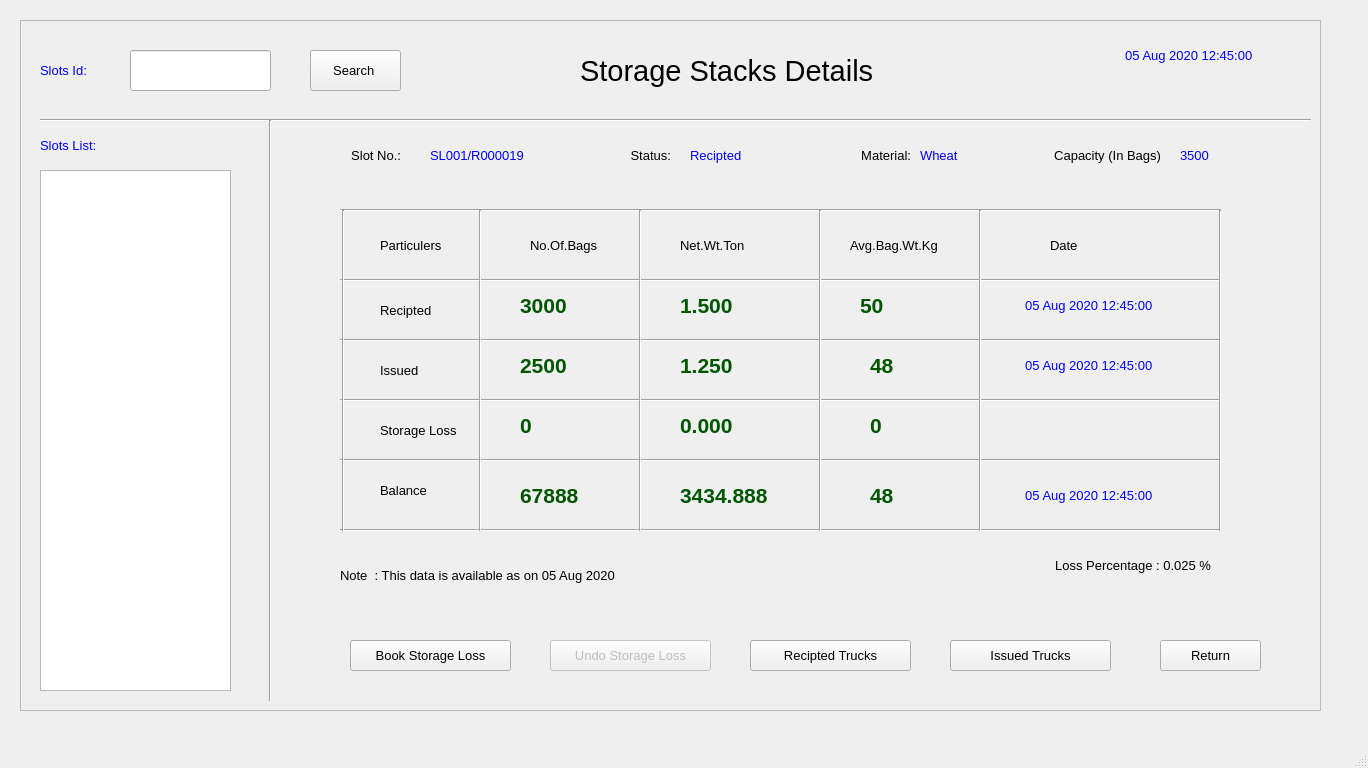
<?xml version="1.0" encoding="UTF-8"?>
<ui version="4.0">
 <class>MainWindow</class>
 <widget class="QMainWindow" name="MainWindow">
  <property name="geometry">
   <rect>
    <x>0</x>
    <y>0</y>
    <width>1368</width>
    <height>768</height>
   </rect>
  </property>
  <property name="baseSize">
   <size>
    <width>0</width>
    <height>0</height>
   </size>
  </property>
  <property name="windowTitle">
   <string>MainWindow</string>
  </property>
  <widget class="QWidget" name="centralwidget">
   <widget class="QFrame" name="frame">
    <property name="geometry">
     <rect>
      <x>20</x>
      <y>20</y>
      <width>1301</width>
      <height>691</height>
     </rect>
    </property>
    <property name="frameShape">
     <enum>QFrame::StyledPanel</enum>
    </property>
    <property name="frameShadow">
     <enum>QFrame::Raised</enum>
    </property>
    <widget class="QLabel" name="label_20">
     <property name="geometry">
      <rect>
       <x>1090</x>
       <y>20</y>
       <width>161</width>
       <height>31</height>
      </rect>
     </property>
     <property name="font">
      <font>
       <family>MS Shell Dlg 2</family>
       <pointsize>10</pointsize>
       <weight>50</weight>
       <bold>false</bold>
       <underline>false</underline>
      </font>
     </property>
     <property name="styleSheet">
      <string notr="true">color: rgb(0, 0, 255);</string>
     </property>
     <property name="text">
      <string>05 Aug 2020 12:45:00 </string>
     </property>
     <property name="alignment">
      <set>Qt::AlignCenter</set>
     </property>
    </widget>
    <widget class="QPushButton" name="pushButton_7">
     <property name="geometry">
      <rect>
       <x>330</x>
       <y>620</y>
       <width>161</width>
       <height>31</height>
      </rect>
     </property>
     <property name="font">
      <font>
       <pointsize>10</pointsize>
      </font>
     </property>
     <property name="text">
      <string>Book Storage Loss</string>
     </property>
    </widget>
    <widget class="QPushButton" name="pushButton_8">
     <property name="geometry">
      <rect>
       <x>1140</x>
       <y>620</y>
       <width>101</width>
       <height>31</height>
      </rect>
     </property>
     <property name="font">
      <font>
       <pointsize>10</pointsize>
      </font>
     </property>
     <property name="text">
      <string>Return</string>
     </property>
    </widget>
    <widget class="QPushButton" name="pushButton_9">
     <property name="geometry">
      <rect>
       <x>290</x>
       <y>30</y>
       <width>91</width>
       <height>41</height>
      </rect>
     </property>
     <property name="font">
      <font>
       <pointsize>10</pointsize>
      </font>
     </property>
     <property name="text">
      <string>Search </string>
     </property>
    </widget>
    <widget class="Line" name="line">
     <property name="geometry">
      <rect>
       <x>20</x>
       <y>90</y>
       <width>1271</width>
       <height>20</height>
      </rect>
     </property>
     <property name="orientation">
      <enum>Qt::Horizontal</enum>
     </property>
    </widget>
    <widget class="QListWidget" name="listWidget">
     <property name="geometry">
      <rect>
       <x>20</x>
       <y>150</y>
       <width>191</width>
       <height>521</height>
      </rect>
     </property>
    </widget>
    <widget class="Line" name="line_2">
     <property name="geometry">
      <rect>
       <x>240</x>
       <y>100</y>
       <width>20</width>
       <height>581</height>
      </rect>
     </property>
     <property name="orientation">
      <enum>Qt::Vertical</enum>
     </property>
    </widget>
    <widget class="QLabel" name="label_21">
     <property name="geometry">
      <rect>
       <x>20</x>
       <y>110</y>
       <width>101</width>
       <height>31</height>
      </rect>
     </property>
     <property name="font">
      <font>
       <family>MS Shell Dlg 2</family>
       <pointsize>10</pointsize>
       <weight>50</weight>
       <bold>false</bold>
       <underline>false</underline>
      </font>
     </property>
     <property name="styleSheet">
      <string notr="true">color: rgb(0, 0, 255);</string>
     </property>
     <property name="text">
      <string>Slots List:</string>
     </property>
     <property name="alignment">
      <set>Qt::AlignLeading|Qt::AlignLeft|Qt::AlignVCenter</set>
     </property>
    </widget>
    <widget class="QLabel" name="label_22">
     <property name="geometry">
      <rect>
       <x>20</x>
       <y>30</y>
       <width>71</width>
       <height>41</height>
      </rect>
     </property>
     <property name="font">
      <font>
       <family>MS Shell Dlg 2</family>
       <pointsize>10</pointsize>
       <weight>50</weight>
       <bold>false</bold>
       <underline>false</underline>
      </font>
     </property>
     <property name="styleSheet">
      <string notr="true">color: rgb(0, 0, 255);</string>
     </property>
     <property name="text">
      <string>Slots Id:</string>
     </property>
     <property name="alignment">
      <set>Qt::AlignLeading|Qt::AlignLeft|Qt::AlignVCenter</set>
     </property>
    </widget>
    <widget class="QLineEdit" name="lineEdit">
     <property name="geometry">
      <rect>
       <x>110</x>
       <y>30</y>
       <width>141</width>
       <height>41</height>
      </rect>
     </property>
    </widget>
    <widget class="QLabel" name="label">
     <property name="geometry">
      <rect>
       <x>560</x>
       <y>30</y>
       <width>391</width>
       <height>41</height>
      </rect>
     </property>
     <property name="font">
      <font>
       <pointsize>22</pointsize>
      </font>
     </property>
     <property name="text">
      <string>Storage Stacks Details</string>
     </property>
    </widget>
    <widget class="Line" name="line_4">
     <property name="geometry">
      <rect>
       <x>320</x>
       <y>180</y>
       <width>881</width>
       <height>20</height>
      </rect>
     </property>
     <property name="orientation">
      <enum>Qt::Horizontal</enum>
     </property>
    </widget>
    <widget class="QLabel" name="label_6">
     <property name="geometry">
      <rect>
       <x>500</x>
       <y>460</y>
       <width>91</width>
       <height>31</height>
      </rect>
     </property>
     <property name="font">
      <font>
       <pointsize>16</pointsize>
       <weight>75</weight>
       <bold>true</bold>
      </font>
     </property>
     <property name="styleSheet">
      <string notr="true">color: rgb(0, 85, 0);</string>
     </property>
     <property name="text">
      <string>67888</string>
     </property>
    </widget>
    <widget class="QLabel" name="label_7">
     <property name="geometry">
      <rect>
       <x>660</x>
       <y>450</y>
       <width>101</width>
       <height>51</height>
      </rect>
     </property>
     <property name="font">
      <font>
       <pointsize>16</pointsize>
       <weight>75</weight>
       <bold>true</bold>
      </font>
     </property>
     <property name="styleSheet">
      <string notr="true">color: rgb(0, 85, 0);</string>
     </property>
     <property name="text">
      <string>3434.888</string>
     </property>
    </widget>
    <widget class="QLabel" name="label_33">
     <property name="geometry">
      <rect>
       <x>410</x>
       <y>120</y>
       <width>121</width>
       <height>31</height>
      </rect>
     </property>
     <property name="font">
      <font>
       <family>MS Shell Dlg 2</family>
       <pointsize>10</pointsize>
       <weight>50</weight>
       <bold>false</bold>
       <underline>false</underline>
      </font>
     </property>
     <property name="styleSheet">
      <string notr="true">color: rgb(0, 0, 255);</string>
     </property>
     <property name="text">
      <string>SL001/R000019</string>
     </property>
     <property name="alignment">
      <set>Qt::AlignLeading|Qt::AlignLeft|Qt::AlignVCenter</set>
     </property>
    </widget>
    <widget class="QLabel" name="label_11">
     <property name="geometry">
      <rect>
       <x>300</x>
       <y>120</y>
       <width>81</width>
       <height>31</height>
      </rect>
     </property>
     <property name="font">
      <font>
       <pointsize>10</pointsize>
       <weight>50</weight>
       <bold>false</bold>
      </font>
     </property>
     <property name="styleSheet">
      <string notr="true"/>
     </property>
     <property name="text">
      <string>Slot No.:</string>
     </property>
     <property name="alignment">
      <set>Qt::AlignRight|Qt::AlignTrailing|Qt::AlignVCenter</set>
     </property>
    </widget>
    <widget class="QLabel" name="label_12">
     <property name="geometry">
      <rect>
       <x>570</x>
       <y>120</y>
       <width>81</width>
       <height>31</height>
      </rect>
     </property>
     <property name="font">
      <font>
       <pointsize>10</pointsize>
       <weight>50</weight>
       <bold>false</bold>
      </font>
     </property>
     <property name="styleSheet">
      <string notr="true"/>
     </property>
     <property name="text">
      <string>Status:</string>
     </property>
     <property name="alignment">
      <set>Qt::AlignRight|Qt::AlignTrailing|Qt::AlignVCenter</set>
     </property>
    </widget>
    <widget class="QLabel" name="label_13">
     <property name="geometry">
      <rect>
       <x>810</x>
       <y>120</y>
       <width>81</width>
       <height>31</height>
      </rect>
     </property>
     <property name="font">
      <font>
       <pointsize>10</pointsize>
       <weight>50</weight>
       <bold>false</bold>
      </font>
     </property>
     <property name="styleSheet">
      <string notr="true"/>
     </property>
     <property name="text">
      <string>Material:</string>
     </property>
     <property name="alignment">
      <set>Qt::AlignRight|Qt::AlignTrailing|Qt::AlignVCenter</set>
     </property>
    </widget>
    <widget class="QLabel" name="label_15">
     <property name="geometry">
      <rect>
       <x>1030</x>
       <y>120</y>
       <width>111</width>
       <height>31</height>
      </rect>
     </property>
     <property name="font">
      <font>
       <pointsize>10</pointsize>
       <weight>50</weight>
       <bold>false</bold>
      </font>
     </property>
     <property name="styleSheet">
      <string notr="true"/>
     </property>
     <property name="text">
      <string>Capacity (In Bags)</string>
     </property>
     <property name="alignment">
      <set>Qt::AlignRight|Qt::AlignTrailing|Qt::AlignVCenter</set>
     </property>
    </widget>
    <widget class="QLabel" name="label_35">
     <property name="geometry">
      <rect>
       <x>670</x>
       <y>120</y>
       <width>91</width>
       <height>31</height>
      </rect>
     </property>
     <property name="font">
      <font>
       <family>MS Shell Dlg 2</family>
       <pointsize>10</pointsize>
       <weight>50</weight>
       <bold>false</bold>
       <underline>false</underline>
      </font>
     </property>
     <property name="styleSheet">
      <string notr="true">color: rgb(0, 0, 255);</string>
     </property>
     <property name="text">
      <string>Recipted</string>
     </property>
     <property name="alignment">
      <set>Qt::AlignLeading|Qt::AlignLeft|Qt::AlignVCenter</set>
     </property>
    </widget>
    <widget class="QLabel" name="label_36">
     <property name="geometry">
      <rect>
       <x>900</x>
       <y>120</y>
       <width>91</width>
       <height>31</height>
      </rect>
     </property>
     <property name="font">
      <font>
       <family>MS Shell Dlg 2</family>
       <pointsize>10</pointsize>
       <weight>50</weight>
       <bold>false</bold>
       <underline>false</underline>
      </font>
     </property>
     <property name="styleSheet">
      <string notr="true">color: rgb(0, 0, 255);</string>
     </property>
     <property name="text">
      <string>Wheat</string>
     </property>
     <property name="alignment">
      <set>Qt::AlignLeading|Qt::AlignLeft|Qt::AlignVCenter</set>
     </property>
    </widget>
    <widget class="QLabel" name="label_37">
     <property name="geometry">
      <rect>
       <x>1160</x>
       <y>120</y>
       <width>91</width>
       <height>31</height>
      </rect>
     </property>
     <property name="font">
      <font>
       <family>MS Shell Dlg 2</family>
       <pointsize>10</pointsize>
       <weight>50</weight>
       <bold>false</bold>
       <underline>false</underline>
      </font>
     </property>
     <property name="styleSheet">
      <string notr="true">color: rgb(0, 0, 255);</string>
     </property>
     <property name="text">
      <string>3500</string>
     </property>
     <property name="alignment">
      <set>Qt::AlignLeading|Qt::AlignLeft|Qt::AlignVCenter</set>
     </property>
    </widget>
    <widget class="Line" name="line_5">
     <property name="geometry">
      <rect>
       <x>320</x>
       <y>250</y>
       <width>881</width>
       <height>20</height>
      </rect>
     </property>
     <property name="orientation">
      <enum>Qt::Horizontal</enum>
     </property>
    </widget>
    <widget class="Line" name="line_6">
     <property name="geometry">
      <rect>
       <x>320</x>
       <y>310</y>
       <width>881</width>
       <height>20</height>
      </rect>
     </property>
     <property name="orientation">
      <enum>Qt::Horizontal</enum>
     </property>
    </widget>
    <widget class="Line" name="line_7">
     <property name="geometry">
      <rect>
       <x>320</x>
       <y>370</y>
       <width>881</width>
       <height>20</height>
      </rect>
     </property>
     <property name="orientation">
      <enum>Qt::Horizontal</enum>
     </property>
    </widget>
    <widget class="QLabel" name="label_16">
     <property name="geometry">
      <rect>
       <x>360</x>
       <y>210</y>
       <width>81</width>
       <height>31</height>
      </rect>
     </property>
     <property name="font">
      <font>
       <pointsize>10</pointsize>
       <weight>50</weight>
       <bold>false</bold>
      </font>
     </property>
     <property name="styleSheet">
      <string notr="true"/>
     </property>
     <property name="text">
      <string>Particulers</string>
     </property>
     <property name="alignment">
      <set>Qt::AlignLeading|Qt::AlignLeft|Qt::AlignVCenter</set>
     </property>
    </widget>
    <widget class="QLabel" name="label_17">
     <property name="geometry">
      <rect>
       <x>510</x>
       <y>210</y>
       <width>81</width>
       <height>31</height>
      </rect>
     </property>
     <property name="font">
      <font>
       <pointsize>10</pointsize>
       <weight>50</weight>
       <bold>false</bold>
      </font>
     </property>
     <property name="styleSheet">
      <string notr="true"/>
     </property>
     <property name="text">
      <string>No.Of.Bags</string>
     </property>
     <property name="alignment">
      <set>Qt::AlignLeading|Qt::AlignLeft|Qt::AlignVCenter</set>
     </property>
    </widget>
    <widget class="QLabel" name="label_18">
     <property name="geometry">
      <rect>
       <x>660</x>
       <y>210</y>
       <width>81</width>
       <height>31</height>
      </rect>
     </property>
     <property name="font">
      <font>
       <pointsize>10</pointsize>
       <weight>50</weight>
       <bold>false</bold>
      </font>
     </property>
     <property name="styleSheet">
      <string notr="true"/>
     </property>
     <property name="text">
      <string>Net.Wt.Ton</string>
     </property>
     <property name="alignment">
      <set>Qt::AlignLeading|Qt::AlignLeft|Qt::AlignVCenter</set>
     </property>
    </widget>
    <widget class="QLabel" name="label_19">
     <property name="geometry">
      <rect>
       <x>830</x>
       <y>210</y>
       <width>101</width>
       <height>31</height>
      </rect>
     </property>
     <property name="font">
      <font>
       <pointsize>10</pointsize>
       <weight>50</weight>
       <bold>false</bold>
      </font>
     </property>
     <property name="styleSheet">
      <string notr="true"/>
     </property>
     <property name="text">
      <string>Avg.Bag.Wt.Kg</string>
     </property>
     <property name="alignment">
      <set>Qt::AlignLeading|Qt::AlignLeft|Qt::AlignVCenter</set>
     </property>
    </widget>
    <widget class="QLabel" name="label_23">
     <property name="geometry">
      <rect>
       <x>1030</x>
       <y>210</y>
       <width>81</width>
       <height>31</height>
      </rect>
     </property>
     <property name="font">
      <font>
       <pointsize>10</pointsize>
       <weight>50</weight>
       <bold>false</bold>
      </font>
     </property>
     <property name="styleSheet">
      <string notr="true"/>
     </property>
     <property name="text">
      <string>Date</string>
     </property>
     <property name="alignment">
      <set>Qt::AlignLeading|Qt::AlignLeft|Qt::AlignVCenter</set>
     </property>
    </widget>
    <widget class="Line" name="line_8">
     <property name="geometry">
      <rect>
       <x>320</x>
       <y>430</y>
       <width>881</width>
       <height>20</height>
      </rect>
     </property>
     <property name="orientation">
      <enum>Qt::Horizontal</enum>
     </property>
    </widget>
    <widget class="Line" name="line_9">
     <property name="geometry">
      <rect>
       <x>320</x>
       <y>500</y>
       <width>881</width>
       <height>20</height>
      </rect>
     </property>
     <property name="orientation">
      <enum>Qt::Horizontal</enum>
     </property>
    </widget>
    <widget class="Line" name="line_3">
     <property name="geometry">
      <rect>
       <x>313</x>
       <y>190</y>
       <width>20</width>
       <height>321</height>
      </rect>
     </property>
     <property name="orientation">
      <enum>Qt::Vertical</enum>
     </property>
    </widget>
    <widget class="Line" name="line_10">
     <property name="geometry">
      <rect>
       <x>450</x>
       <y>190</y>
       <width>20</width>
       <height>321</height>
      </rect>
     </property>
     <property name="orientation">
      <enum>Qt::Vertical</enum>
     </property>
    </widget>
    <widget class="Line" name="line_11">
     <property name="geometry">
      <rect>
       <x>610</x>
       <y>190</y>
       <width>20</width>
       <height>321</height>
      </rect>
     </property>
     <property name="orientation">
      <enum>Qt::Vertical</enum>
     </property>
    </widget>
    <widget class="Line" name="line_12">
     <property name="geometry">
      <rect>
       <x>790</x>
       <y>190</y>
       <width>20</width>
       <height>321</height>
      </rect>
     </property>
     <property name="orientation">
      <enum>Qt::Vertical</enum>
     </property>
    </widget>
    <widget class="Line" name="line_13">
     <property name="geometry">
      <rect>
       <x>950</x>
       <y>190</y>
       <width>20</width>
       <height>321</height>
      </rect>
     </property>
     <property name="orientation">
      <enum>Qt::Vertical</enum>
     </property>
    </widget>
    <widget class="Line" name="line_14">
     <property name="geometry">
      <rect>
       <x>1190</x>
       <y>190</y>
       <width>20</width>
       <height>321</height>
      </rect>
     </property>
     <property name="orientation">
      <enum>Qt::Vertical</enum>
     </property>
    </widget>
    <widget class="QLabel" name="label_10">
     <property name="geometry">
      <rect>
       <x>850</x>
       <y>460</y>
       <width>61</width>
       <height>31</height>
      </rect>
     </property>
     <property name="font">
      <font>
       <pointsize>16</pointsize>
       <weight>75</weight>
       <bold>true</bold>
      </font>
     </property>
     <property name="styleSheet">
      <string notr="true">color: rgb(0, 85, 0);</string>
     </property>
     <property name="text">
      <string>48</string>
     </property>
    </widget>
    <widget class="QPushButton" name="pushButton_10">
     <property name="enabled">
      <bool>false</bool>
     </property>
     <property name="geometry">
      <rect>
       <x>530</x>
       <y>620</y>
       <width>161</width>
       <height>31</height>
      </rect>
     </property>
     <property name="font">
      <font>
       <pointsize>10</pointsize>
      </font>
     </property>
     <property name="text">
      <string>Undo Storage Loss</string>
     </property>
    </widget>
    <widget class="QLabel" name="label_24">
     <property name="geometry">
      <rect>
       <x>360</x>
       <y>270</y>
       <width>81</width>
       <height>41</height>
      </rect>
     </property>
     <property name="font">
      <font>
       <pointsize>10</pointsize>
       <weight>50</weight>
       <bold>false</bold>
      </font>
     </property>
     <property name="styleSheet">
      <string notr="true"/>
     </property>
     <property name="text">
      <string>Recipted</string>
     </property>
     <property name="alignment">
      <set>Qt::AlignLeading|Qt::AlignLeft|Qt::AlignVCenter</set>
     </property>
    </widget>
    <widget class="QLabel" name="label_25">
     <property name="geometry">
      <rect>
       <x>360</x>
       <y>330</y>
       <width>81</width>
       <height>41</height>
      </rect>
     </property>
     <property name="font">
      <font>
       <pointsize>10</pointsize>
       <weight>50</weight>
       <bold>false</bold>
      </font>
     </property>
     <property name="styleSheet">
      <string notr="true"/>
     </property>
     <property name="text">
      <string>Issued</string>
     </property>
     <property name="alignment">
      <set>Qt::AlignLeading|Qt::AlignLeft|Qt::AlignVCenter</set>
     </property>
    </widget>
    <widget class="QLabel" name="label_26">
     <property name="geometry">
      <rect>
       <x>360</x>
       <y>390</y>
       <width>81</width>
       <height>41</height>
      </rect>
     </property>
     <property name="font">
      <font>
       <pointsize>10</pointsize>
       <weight>50</weight>
       <bold>false</bold>
      </font>
     </property>
     <property name="styleSheet">
      <string notr="true"/>
     </property>
     <property name="text">
      <string>Storage Loss</string>
     </property>
     <property name="alignment">
      <set>Qt::AlignLeading|Qt::AlignLeft|Qt::AlignVCenter</set>
     </property>
    </widget>
    <widget class="QLabel" name="label_27">
     <property name="geometry">
      <rect>
       <x>360</x>
       <y>450</y>
       <width>81</width>
       <height>41</height>
      </rect>
     </property>
     <property name="font">
      <font>
       <pointsize>10</pointsize>
       <weight>50</weight>
       <bold>false</bold>
      </font>
     </property>
     <property name="styleSheet">
      <string notr="true"/>
     </property>
     <property name="text">
      <string>Balance</string>
     </property>
     <property name="alignment">
      <set>Qt::AlignLeading|Qt::AlignLeft|Qt::AlignVCenter</set>
     </property>
    </widget>
    <widget class="QLabel" name="label_8">
     <property name="geometry">
      <rect>
       <x>500</x>
       <y>270</y>
       <width>91</width>
       <height>31</height>
      </rect>
     </property>
     <property name="font">
      <font>
       <pointsize>16</pointsize>
       <weight>75</weight>
       <bold>true</bold>
      </font>
     </property>
     <property name="styleSheet">
      <string notr="true">color: rgb(0, 85, 0);</string>
     </property>
     <property name="text">
      <string>3000</string>
     </property>
    </widget>
    <widget class="QLabel" name="label_9">
     <property name="geometry">
      <rect>
       <x>500</x>
       <y>330</y>
       <width>91</width>
       <height>31</height>
      </rect>
     </property>
     <property name="font">
      <font>
       <pointsize>16</pointsize>
       <weight>75</weight>
       <bold>true</bold>
      </font>
     </property>
     <property name="styleSheet">
      <string notr="true">color: rgb(0, 85, 0);</string>
     </property>
     <property name="text">
      <string>2500</string>
     </property>
    </widget>
    <widget class="QLabel" name="label_14">
     <property name="geometry">
      <rect>
       <x>500</x>
       <y>390</y>
       <width>91</width>
       <height>31</height>
      </rect>
     </property>
     <property name="font">
      <font>
       <pointsize>16</pointsize>
       <weight>75</weight>
       <bold>true</bold>
      </font>
     </property>
     <property name="styleSheet">
      <string notr="true">color: rgb(0, 85, 0);</string>
     </property>
     <property name="text">
      <string>0</string>
     </property>
    </widget>
    <widget class="QLabel" name="label_28">
     <property name="geometry">
      <rect>
       <x>660</x>
       <y>270</y>
       <width>91</width>
       <height>31</height>
      </rect>
     </property>
     <property name="font">
      <font>
       <pointsize>16</pointsize>
       <weight>75</weight>
       <bold>true</bold>
      </font>
     </property>
     <property name="styleSheet">
      <string notr="true">color: rgb(0, 85, 0);</string>
     </property>
     <property name="text">
      <string>1.500</string>
     </property>
    </widget>
    <widget class="QLabel" name="label_29">
     <property name="geometry">
      <rect>
       <x>660</x>
       <y>330</y>
       <width>91</width>
       <height>31</height>
      </rect>
     </property>
     <property name="font">
      <font>
       <pointsize>16</pointsize>
       <weight>75</weight>
       <bold>true</bold>
      </font>
     </property>
     <property name="styleSheet">
      <string notr="true">color: rgb(0, 85, 0);</string>
     </property>
     <property name="text">
      <string>1.250</string>
     </property>
    </widget>
    <widget class="QLabel" name="label_30">
     <property name="geometry">
      <rect>
       <x>660</x>
       <y>390</y>
       <width>91</width>
       <height>31</height>
      </rect>
     </property>
     <property name="font">
      <font>
       <pointsize>16</pointsize>
       <weight>75</weight>
       <bold>true</bold>
      </font>
     </property>
     <property name="styleSheet">
      <string notr="true">color: rgb(0, 85, 0);</string>
     </property>
     <property name="text">
      <string>0.000</string>
     </property>
    </widget>
    <widget class="QLabel" name="label_31">
     <property name="geometry">
      <rect>
       <x>850</x>
       <y>390</y>
       <width>61</width>
       <height>31</height>
      </rect>
     </property>
     <property name="font">
      <font>
       <pointsize>16</pointsize>
       <weight>75</weight>
       <bold>true</bold>
      </font>
     </property>
     <property name="styleSheet">
      <string notr="true">color: rgb(0, 85, 0);</string>
     </property>
     <property name="text">
      <string>0</string>
     </property>
    </widget>
    <widget class="QLabel" name="label_32">
     <property name="geometry">
      <rect>
       <x>850</x>
       <y>330</y>
       <width>61</width>
       <height>31</height>
      </rect>
     </property>
     <property name="font">
      <font>
       <pointsize>16</pointsize>
       <weight>75</weight>
       <bold>true</bold>
      </font>
     </property>
     <property name="styleSheet">
      <string notr="true">color: rgb(0, 85, 0);</string>
     </property>
     <property name="text">
      <string>48</string>
     </property>
    </widget>
    <widget class="QLabel" name="label_34">
     <property name="geometry">
      <rect>
       <x>840</x>
       <y>270</y>
       <width>61</width>
       <height>31</height>
      </rect>
     </property>
     <property name="font">
      <font>
       <pointsize>16</pointsize>
       <weight>75</weight>
       <bold>true</bold>
      </font>
     </property>
     <property name="styleSheet">
      <string notr="true">color: rgb(0, 85, 0);</string>
     </property>
     <property name="text">
      <string>50</string>
     </property>
    </widget>
    <widget class="QLabel" name="label_38">
     <property name="geometry">
      <rect>
       <x>990</x>
       <y>270</y>
       <width>161</width>
       <height>31</height>
      </rect>
     </property>
     <property name="font">
      <font>
       <family>MS Shell Dlg 2</family>
       <pointsize>10</pointsize>
       <weight>50</weight>
       <bold>false</bold>
       <underline>false</underline>
      </font>
     </property>
     <property name="styleSheet">
      <string notr="true">color: rgb(0, 0, 255);</string>
     </property>
     <property name="text">
      <string>05 Aug 2020 12:45:00 </string>
     </property>
     <property name="alignment">
      <set>Qt::AlignCenter</set>
     </property>
    </widget>
    <widget class="QLabel" name="label_39">
     <property name="geometry">
      <rect>
       <x>990</x>
       <y>330</y>
       <width>161</width>
       <height>31</height>
      </rect>
     </property>
     <property name="font">
      <font>
       <family>MS Shell Dlg 2</family>
       <pointsize>10</pointsize>
       <weight>50</weight>
       <bold>false</bold>
       <underline>false</underline>
      </font>
     </property>
     <property name="styleSheet">
      <string notr="true">color: rgb(0, 0, 255);</string>
     </property>
     <property name="text">
      <string>05 Aug 2020 12:45:00 </string>
     </property>
     <property name="alignment">
      <set>Qt::AlignCenter</set>
     </property>
    </widget>
    <widget class="QLabel" name="label_41">
     <property name="geometry">
      <rect>
       <x>990</x>
       <y>460</y>
       <width>161</width>
       <height>31</height>
      </rect>
     </property>
     <property name="font">
      <font>
       <family>MS Shell Dlg 2</family>
       <pointsize>10</pointsize>
       <weight>50</weight>
       <bold>false</bold>
       <underline>false</underline>
      </font>
     </property>
     <property name="styleSheet">
      <string notr="true">color: rgb(0, 0, 255);</string>
     </property>
     <property name="text">
      <string>05 Aug 2020 12:45:00 </string>
     </property>
     <property name="alignment">
      <set>Qt::AlignCenter</set>
     </property>
    </widget>
    <widget class="QLabel" name="label_40">
     <property name="geometry">
      <rect>
       <x>320</x>
       <y>540</y>
       <width>301</width>
       <height>31</height>
      </rect>
     </property>
     <property name="font">
      <font>
       <pointsize>10</pointsize>
       <weight>50</weight>
       <bold>false</bold>
      </font>
     </property>
     <property name="styleSheet">
      <string notr="true"/>
     </property>
     <property name="text">
      <string>Note  : This data is available as on 05 Aug 2020</string>
     </property>
     <property name="alignment">
      <set>Qt::AlignLeading|Qt::AlignLeft|Qt::AlignVCenter</set>
     </property>
    </widget>
    <widget class="QLabel" name="label_42">
     <property name="geometry">
      <rect>
       <x>1010</x>
       <y>530</y>
       <width>181</width>
       <height>31</height>
      </rect>
     </property>
     <property name="font">
      <font>
       <pointsize>10</pointsize>
       <weight>50</weight>
       <bold>false</bold>
      </font>
     </property>
     <property name="styleSheet">
      <string notr="true"/>
     </property>
     <property name="text">
      <string>Loss Percentage : 0.025 %</string>
     </property>
     <property name="alignment">
      <set>Qt::AlignRight|Qt::AlignTrailing|Qt::AlignVCenter</set>
     </property>
    </widget>
    <widget class="QPushButton" name="pushButton_11">
     <property name="geometry">
      <rect>
       <x>730</x>
       <y>620</y>
       <width>161</width>
       <height>31</height>
      </rect>
     </property>
     <property name="font">
      <font>
       <pointsize>10</pointsize>
      </font>
     </property>
     <property name="text">
      <string>Recipted Trucks</string>
     </property>
    </widget>
    <widget class="QPushButton" name="pushButton_12">
     <property name="geometry">
      <rect>
       <x>930</x>
       <y>620</y>
       <width>161</width>
       <height>31</height>
      </rect>
     </property>
     <property name="font">
      <font>
       <pointsize>10</pointsize>
      </font>
     </property>
     <property name="text">
      <string>Issued Trucks</string>
     </property>
    </widget>
   </widget>
  </widget>
  <widget class="QMenuBar" name="menubar">
   <property name="geometry">
    <rect>
     <x>0</x>
     <y>0</y>
     <width>1368</width>
     <height>21</height>
    </rect>
   </property>
  </widget>
  <widget class="QStatusBar" name="statusbar"/>
 </widget>
 <resources/>
 <connections/>
</ui>
